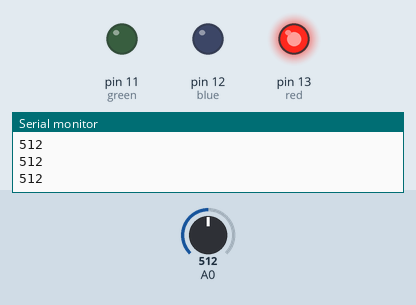
Recording of a sketch running on a simulated Arduino Uno, built with avr-gcc and run on an emulated ATmega328P. Shown: output pins drawn as LEDs (lit = HIGH), the last lines printed to the serial monitor. The inputs (shaded band) are chosen by the test bench; at power-on: A0 = 512.

Above: at 1.2 s.
1.3 s: A0 set to 790
2.8 s: A0 set to 807
At 4.0 s:
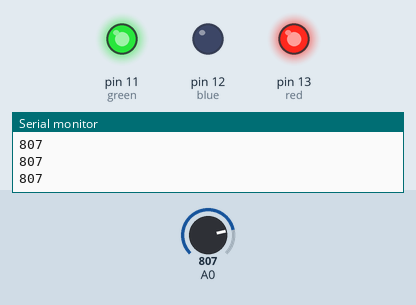
4.3 s: A0 set to 985
5.8 s: A0 set to 1011
At 6.5 s:
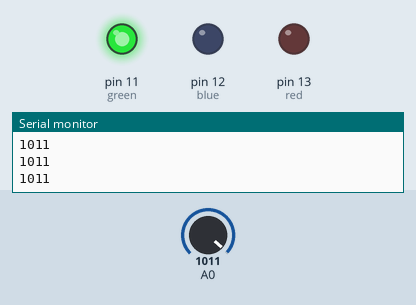
7.3 s: A0 set to 900
At 8.5 s:
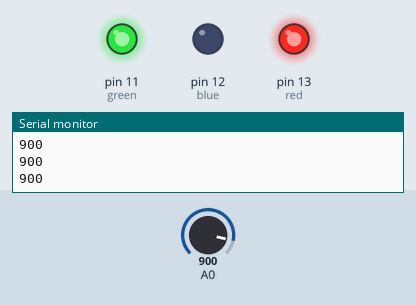
8.8 s: A0 set to 1005
At 10.0 s:
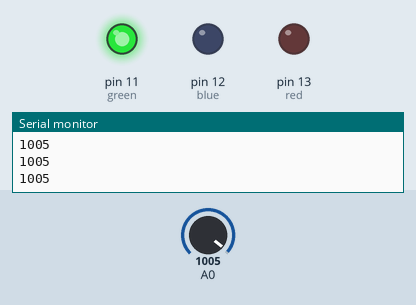
Timing chart, 0 to 11.3 s (numbered marks = the images above; inputs shaded):
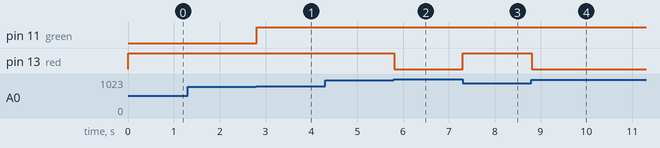

Measured:
- the behaviour switches between 799 and 800 on A0 (found by bisection; images 0 and 1)
- the behaviour switches between 994 and 995 on A0 (found by bisection; images 1 and 2)
- after the input at 2.8 s, pin 11 (green): LOW → HIGH at once
- after the input at 5.8 s, pin 13 (red): HIGH → LOW at once
- after the input at 7.3 s, pin 13 (red): LOW → HIGH at once
- after the input at 8.8 s, pin 13 (red): HIGH → LOW at once

The sketch:

Force_Sensor.ino
```cpp
int red=13,blue=12,green=11;

void setup()
{
  Serial.begin(9600);

  pinMode(red,OUTPUT);
  pinMode(blue,OUTPUT);
  pinMode(green,OUTPUT);

}

void loop()
{
 forceSensor();
}

void forceSensor(){
  int force=analogRead(A0);
   Serial.println(force);
  if(force<800){
  RedLight();
  }else if(force>=800 && force<995){
  YellowLight();
  }
  else{
  GreenLight();
  }
}


void RedLight(){
  digitalWrite(red,HIGH);
  digitalWrite(blue,LOW);
  digitalWrite(green,LOW);
  }
void YellowLight(){
  digitalWrite(red,HIGH);
  digitalWrite(blue,LOW);
  digitalWrite(green,HIGH);
  }
void GreenLight(){
  digitalWrite(red,LOW);
  digitalWrite(blue,LOW);
  digitalWrite(green,HIGH);
  }
void LightOff(){
digitalWrite(red,LOW);
  digitalWrite(blue,LOW);
  digitalWrite(green,LOW);
}
```
